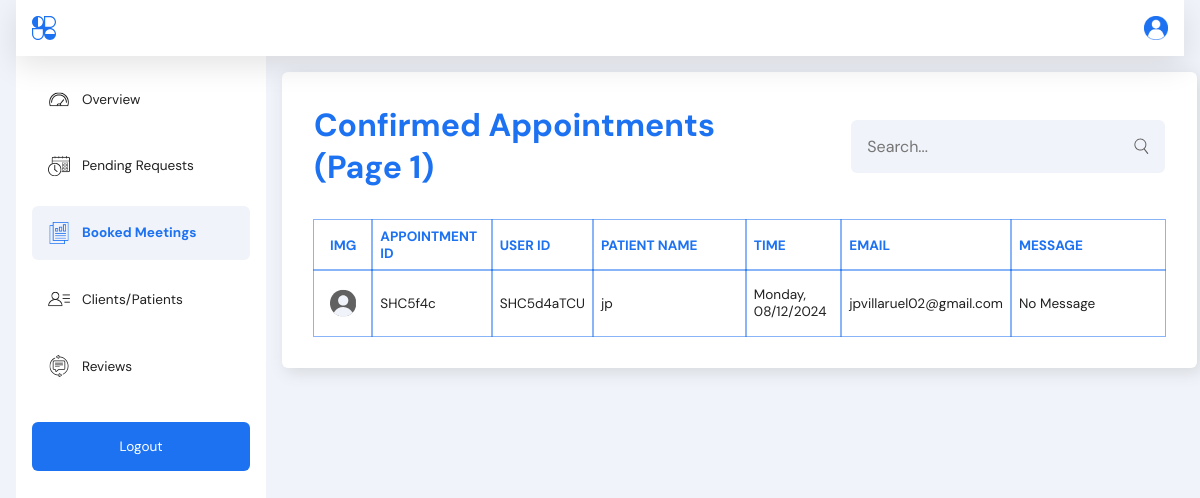
/admin/booked.php (signed in), run on the app's committed database.
### tables this page shows
CREATE TABLE `appointments` (
  `user_id` varchar(20) NOT NULL,
  `appointment_id` varchar(20) NOT NULL,
  `name` varchar(255) NOT NULL,
  `email` varchar(255) NOT NULL,
  `contact` varchar(30) NOT NULL,
  `message` varchar(255) NOT NULL,
  `date` varchar(30) NOT NULL,
  `time` varchar(30) NOT NULL,
  `location` varchar(30) NOT NULL,
  `status` varchar(100) NOT NULL,
  `created_at` datetime NOT NULL
);

### admin/booked.php (the view, shortened to what this page needs)
<?php
require_once '../includes/dbh.inc.php';
$limit = 5;
$page = isset($_GET['page']) ? (int)$_GET['page'] : 1;
$start = ($page - 1) * $limit;
$query = "SELECT * FROM appointments WHERE status = 'accepted' LIMIT $start, $limit";
$result = $conn->query($query);
$users = [];
if ($result->num_rows > 0) {
  while ($row = $result->fetch_assoc()) {
    $users[] = $row;
  }
}
?>
<!DOCTYPE html>
<html lang="en">
<head>
  <link rel="stylesheet" href="../src/dist/styles.css" />
</head>
<body>
  <main class="admin-main">
    <?php include("includes/nav.php"); ?>
    <?php include("includes/side_nav.php"); ?>
     <section class="account__container admin-cards">
      <div class="appointments__container appointments__page">
        <div class="appointments">
          <div class="top_header">
            <h4>Confirmed Appointments (Page <?php echo $page; ?>)</h4>
            <form class="search__bar">
              <input type="text" name="appointment" id="appointment" placeholder="Search..." />
              <button type="submit">
                <img src="../assets/admin_images/search.svg" alt="search icon" />
              </button>
            </form>
          </div>
          <table>
            <thead>
              <tr>
                <th class="patient_img">IMG</th>
                <th class="patient_name" style="width: 7.5rem">APPOINTMENT ID</th>
                <th class="patient_id" style="width: 2rem">USER ID</th>
                <th class="patient_name">PATIENT NAME</th>
                <th class="patient_time">TIME</th>
                <th class="patient_email">EMAIL</th>
                <th class="patient_message">MESSAGE</th>
              </tr>
            </thead>
            <?php foreach ($users as $user){?>
            <tr>
              <td>
                <img src="../assets/admin_images/default_image.svg" class="img"
                  style="border-radius: 4rem; width: 2rem; height: 2rem" />
              </td>
              <td><?php echo $user['appointment_id']; ?></td>
              <td><?php echo $user['user_id']; ?></td>
              <td><?php echo $user['name']; ?></td>
              <td><?php echo date('l, m/d/Y', strtotime($user['date'])); ?></td>
              <td><?php echo $user['email']; ?></td>
              <?php if(strlen($user['message']) === 0){ ?>
                <td>No Message</td>
              <?php } else {?>
                <td><?php echo $user['message']; ?></td>
              <?php } ?>
            </tr>
            <?php } ?>
          </table>
        </div>
      </div>
    </section>
  </main>
</body>
</html>

### data on the page
appointments: appointment "SHC5f4c", user_id "SHC5d4aTCU", name "jp", date "Monday, 08/12/2024", email "jpvillaruel02@gmail.com", message "No Message"

### other printed values
$page "1"
